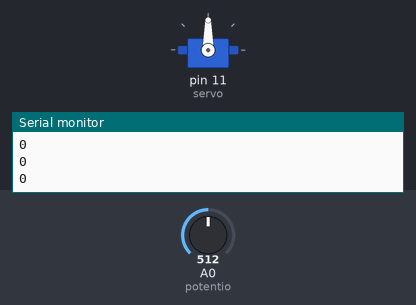
This sketch was run on a simulated Arduino Uno, built with avr-gcc and run on an emulated ATmega328P. Shown: servo, the last lines printed to the serial monitor. The inputs (shaded band) are chosen by the test bench; at power-on: A0 (potentio) = 512.

Above: at 1.2 s.
1.3 s: A0 (potentio) set to 545
2.8 s: A0 (potentio) set to 576
At 3.38 s:
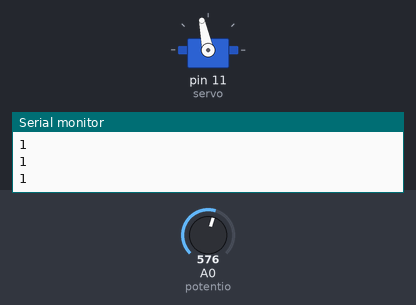
5.8 s: A0 (potentio) set to 0
8.8 s: A0 (potentio) set to 900
At 10.6 s:
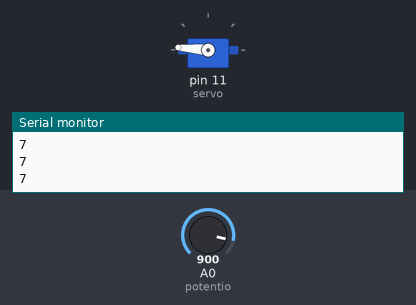
11.8 s: A0 (potentio) set to 170
At 13.6 s:
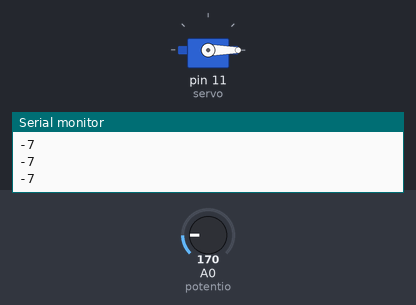
14.8 s: A0 (potentio) set to 1023
At 14.95 s:
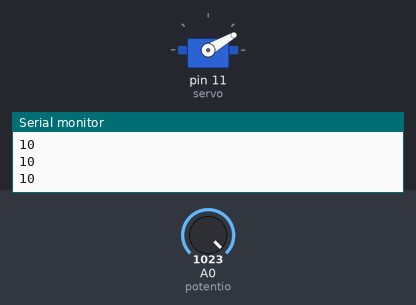
Timing chart, 0 to 17.8 s (numbered marks = the images above; inputs shaded):
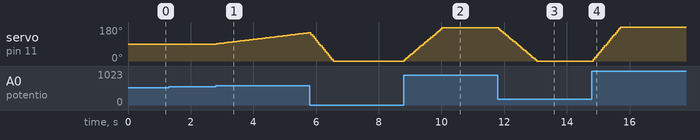

The sketch:

servo_incrementation.ino
```cpp
#include <Servo.h>

short potentio = A0;
int value;
int sPosition = 90;

Servo servo;

void setup() {
  // put your setup code here, to run once:
  servo.attach(11);
  Serial.begin(9600);

}

void loop() {
  // put your main code here, to run repeatedly:
  value = map(analogRead(potentio), 0, 1023, -10, 10);
  if (sPosition+value <= 180 && sPosition+value >= 0) {
    sPosition += value;
  }

  servo.write(sPosition);
  Serial.println(value);
  delay(50);
}
```

Measured:
- the behaviour switches between 562 and 563 on A0 (potentio) (found by bisection; images 0 and 1)
- after the input at 2.8 s, servo on pin 11 (servo): moves from 90° to 150° over 3.0 s, starting at once
- after the input at 8.8 s, servo on pin 11 (servo): moves from 0° to 175° over 1.2 s, starting at once
- after the input at 11.8 s, servo on pin 11 (servo): moves from 175° to 0° over 1.2 s, starting at once
- after the input at 14.8 s, servo on pin 11 (servo): moves from 0° to 180° over 0.86 s, starting after 0.05 s
